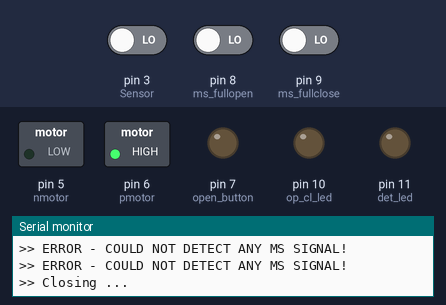
This sketch was run on a simulated Arduino Uno, built with avr-gcc and run on an emulated ATmega328P. Shown: switched loads named in the sketch (green lamp = pin HIGH), output pins drawn as LEDs (lit = HIGH), the last lines printed to the serial monitor. The test bench sets the inputs (shaded band); at power-on: pin 9 (ms_fullclose) LOW, pin 8 (ms_fullopen) LOW, pin 3 (Sensor) LOW.

Above: at 0.8 s.
0.9 s: pin 9 (ms_fullclose) driven HIGH
At 1.5 s:
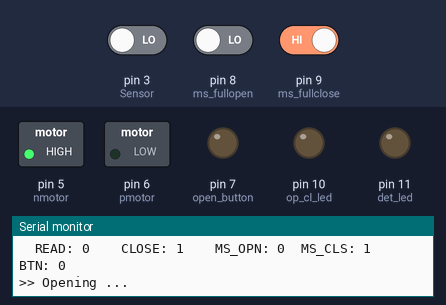
2.4 s: pin 8 (ms_fullopen) driven HIGH
At 2.8 s:
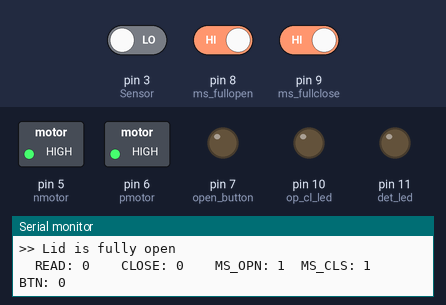
Timing chart, 0 to 5.4 s (numbered marks = the images above; inputs shaded):
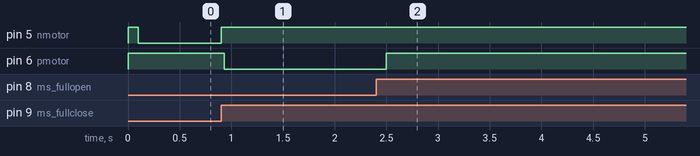

Measured:
- after the input at 0.9 s, pin 5 (nmotor): LOW → HIGH at once; pin 6 (pmotor): HIGH → LOW at once
- after the input at 2.4 s, pin 6 (pmotor): LOW → HIGH after 0.10 s

The sketch:

RainDetectorSimple.ino
```cpp
// (licence header left out)
// Enviromment variables
#define SERIALRETURN    true                // Send verbose variable data to serial (debug or adjustemment).

// Defining I/O pins
int Sensor = 3;         // Digital rain sensor (input)
int nmotor = 5;         // Close signal pin (output)
int pmotor = 6;         // Open signal pin (output)

// Microswitch pins - Detects if the lid is fully open or fully closed
int ms_fullopen = 8;      // Open switch (input)
int ms_fullclose = 9;     // Closed switch (input)
int open_button = 7;      // External button

// Information LEDs (optional)
int halt_led = 7; // RED
int op_cl_led = 10; // YELLOW
int det_led = 11; // GREEN

// Declaring global variables
long int meter = 0;
int Read = 0;
bool IsClosed = true; // Cycle starts closed
int counter = 0;
String input;         // Stores serial input text
int timer=0;

void setup() {
  // Serial -> Input/Output
  Serial.begin(9600);
  Serial.println(">> Starting");

  // Setting motor pins
  pinMode(pmotor, OUTPUT); pinMode(nmotor, OUTPUT);

  // Send HH to Relay - motor poweroff
  digitalWrite(pmotor, HIGH); digitalWrite(nmotor, HIGH);

  // Setting sensor pin
  pinMode(Sensor, INPUT);

  pinMode(nmotor, OUTPUT);
  pinMode(pmotor, OUTPUT);

  pinMode(halt_led, OUTPUT);
  pinMode(op_cl_led, OUTPUT);
  pinMode(det_led, OUTPUT);

  pinMode(ms_fullopen, INPUT);
  pinMode(ms_fullclose, INPUT);

  if(VerifyState() == 'o') { close(true); }
  else if(VerifyState() == 'e') { close(false); }
}

void loop() {

  digitalWrite(det_led, LOW);
  delay(30);
  if(SERIALRETURN == true) {
    // Output sensor parameters to serial
    Serial.print("\tREAD: "); Serial.print(digitalRead(Sensor)); Serial.print("\t\t");
    Serial.print("CLOSE: "); Serial.print(IsClosed); Serial.print("\t\t");
    Serial.print("MS_OPN: "); Serial.print(digitalRead(ms_fullopen)); Serial.print("\t");
    Serial.print("MS_CLS: "); Serial.print(digitalRead(ms_fullclose)); Serial.print("\t");
    Serial.print("BTN: "); Serial.print(digitalRead(open_button)); Serial.print("\t");
    Serial.print("\n");
    }

  // Check if sensor pin is high (raining) and if the lid is closed
  if((digitalRead(Sensor) == LOW && IsClosed == true)
  || (digitalRead(open_button) == HIGH && IsClosed == true)) { open(false); }

  // Else, check if the sensor is low (not raining), lid is closed and the external button
  // is not pressed
  else if((digitalRead(Sensor) == HIGH && IsClosed == false)
  || (digitalRead(open_button) == LOW && IsClosed == false)) { close(false); }

  // Receive serial commands
  if(Serial.available()) {
    input = Serial.readStringUntil('\n');
    if(input == "open") { open(true); }
    else if(input == "close") { close(true); }
    else if(input == "state") {
      Serial.print("\tREAD: "); Serial.print(digitalRead(Sensor)); Serial.print("\t\t");
      Serial.print("CLOSE: "); Serial.print(IsClosed); Serial.print("\t\t");
      Serial.print("MS_OPN: "); Serial.print(digitalRead(ms_fullopen)); Serial.print("\t");
      Serial.print("MS_CLS: "); Serial.print(digitalRead(ms_fullclose)); Serial.print("\t");
      Serial.print("BTN: "); Serial.print(digitalRead(open_button)); Serial.print("\t");
    }
    else { Serial.println(">> Unknown command: "+input); }
  }

  // Also open if the external button is pressed
  if(digitalRead(open_button) == HIGH && IsClosed == true) { open(true); }

  // Verify the lid state from microswitches
  if(VerifyState() == 'o') {
    IsClosed == false;
  }
  else if(VerifyState() == 'c') {
    IsClosed == true;
  }
}

int calibrate(int port, int steps, int period) {   // i.e. calibrate(Sensor, 100, 5000)
  int tot=0;
  for(int i=0; i<steps; i++) {
    tot+=analogRead(port);
    delay(int(period/steps));
  }
  return tot/steps;
}

void open(bool verify_closed) {
  if(VerifyState() == 'c' || verify_closed == false) {
    // Starts the opening cycle
    Serial.println(">> Opening ...");

    // Wait until lid is fully open
    timer = 0;
    while(digitalRead(ms_fullopen) == LOW || timer == 4000) {
      digitalWrite(pmotor, LOW); digitalWrite(nmotor, HIGH);
      delay(1);
      timer++;
    }
    delay(100);
    // Send HH to Relay - motor poweroff
    digitalWrite(pmotor, HIGH); digitalWrite(nmotor, HIGH);
    Serial.println(">> Lid is fully open");
    IsClosed = false;
  }
  else if(VerifyState() == 'o' && verify_closed == true) {
    Serial.println(">> OPENING CYCLE STOPPED - LID IS OPEN");
  }
  else if(VerifyState() == 'e' && verify_closed == true) {
    Serial.println(">> OPENING CYCLE STOPPED - SYSTEM IS HALTED");
  }
}

// Verifies microswitch state
char VerifyState() {
  if(digitalRead(ms_fullclose) == HIGH) {
    return 'c';
  }
  else if(digitalRead(ms_fullopen) == HIGH) {
    return 'o';
  }
  else {
    Serial.println(">> ERROR - COULD NOT DETECT ANY MS SIGNAL!");
    return 'e';
  }
}
void close(bool verify_open) {
  if(VerifyState() == 'o' || verify_open == false) {
    // Starts the closing cycle
    Serial.println(">> Closing ...");
    timer = 0;
    while(digitalRead(ms_fullclose) == LOW || timer == 3000) {
      digitalWrite(nmotor, LOW); digitalWrite(pmotor, HIGH);
      delay(1);
      timer++;
    }
    // Send HH to Relay - motor poweroff
    digitalWrite(pmotor, HIGH); digitalWrite(nmotor, HIGH);
    Serial.println(">> Lid is fully closed");
    IsClosed = true;
  }
  else if(VerifyState() == 'c' || verify_open == true) {
    Serial.println(">> CLOSING CYCLE STOPPED - LID IS CLOSED");
  }
  else if(VerifyState() == 'e' || verify_open == true) {
    Serial.println(">> CLOSING CYCLE STOPPED - SYSTEM IS HALTED");
  }
}
```
